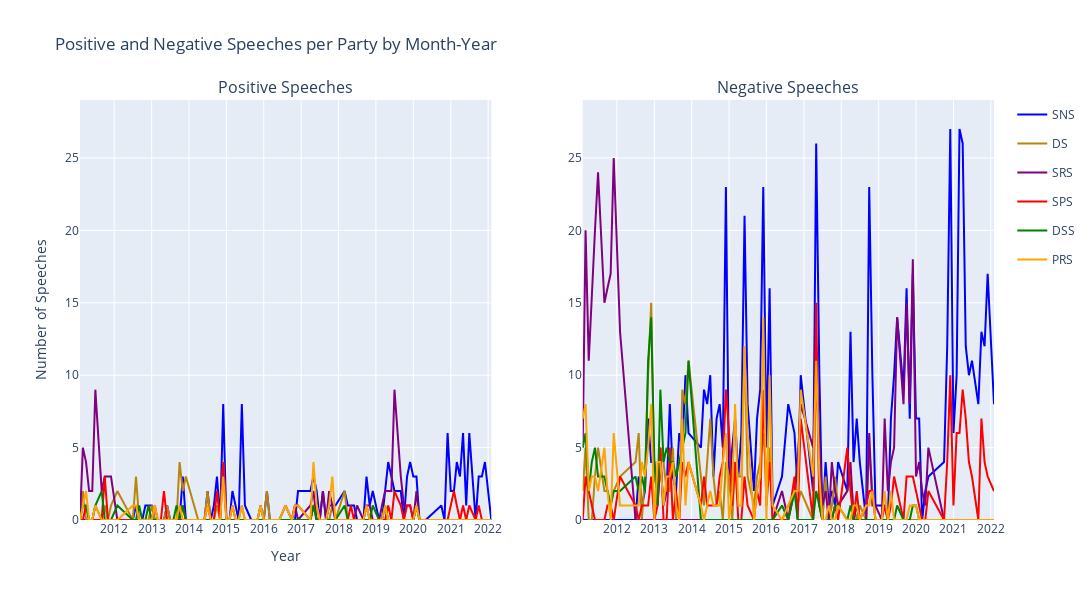

Notebook source saved alongside this figure:
### Code cell
import pandas as pd
import plotly.express as px
from plotly.subplots import make_subplots
import plotly.graph_objects as go

# Assuming rs_minutes is already defined and contains the necessary data

# Convert the Date column to datetime format
rs_minutes['Date'] = pd.to_datetime(rs_minutes['Date'])

# Update party names for LDP, SDS, Nova, and LSV to PRS
parties_to_replace = ['LDP', 'SDS', 'Nova', 'LSV']
rs_minutes['Speaker_party'] = rs_minutes['Speaker_party'].replace(parties_to_replace, 'PRS')

# Filter to include only the specified parties
parties_of_interest = ['SNS', 'DS', 'SRS', 'SPS', 'DSS', 'PRS']
rs_minutes = rs_minutes[rs_minutes['Speaker_party'].isin(parties_of_interest)]

# Create a month-year column for grouping
rs_minutes['MonthYear'] = rs_minutes['Date'].dt.to_period('M')

# Filter positive and negative speeches
positive_speeches = rs_minutes[rs_minutes['sentiment'] == 'POSITIVE']
negative_speeches = rs_minutes[rs_minutes['sentiment'] == 'NEGATIVE']

# Group by MonthYear and Speaker_party and count the number of speeches
positive_counts = positive_speeches.groupby(['MonthYear', 'Speaker_party']).size().reset_index(name='Positive Speeches')
negative_counts = negative_speeches.groupby(['MonthYear', 'Speaker_party']).size().reset_index(name='Negative Speeches')

# Get unique months and parties
months = rs_minutes['MonthYear'].unique()
parties = rs_minutes['Speaker_party'].unique()

# Create a complete grid of MonthYear and Speaker_party
complete_grid = pd.MultiIndex.from_product([months, parties], names=['MonthYear', 'Speaker_party']).to_frame(index=False)

# Merge this complete grid with positive and negative counts, filling NaNs with 0
positive_counts = complete_grid.merge(positive_counts, on=['MonthYear', 'Speaker_party'], how='left').fillna(0)
negative_counts = complete_grid.merge(negative_counts, on=['MonthYear', 'Speaker_party'], how='left').fillna(0)

# Optionally, ensure the 'Positive Speeches' and 'Negative Speeches' columns are integers
positive_counts['Positive Speeches'] = positive_counts['Positive Speeches'].astype(int)
negative_counts['Negative Speeches'] = negative_counts['Negative Speeches'].astype(int)

positive_counts['MonthYear'] = positive_counts['MonthYear'].dt.to_timestamp()
negative_counts['MonthYear'] = negative_counts['MonthYear'].dt.to_timestamp()

# Define party colors
party_colors = {
    'SNS': 'blue',
    'SPS': 'red',
    'SRS': 'purple',
    'DS': 'darkgoldenrod',
    'DSS': 'green',
    'PRS': 'orange'  # Update color for PRS
}

max_positive_y = positive_counts['Positive Speeches'].max()
max_negative_y = negative_counts['Negative Speeches'].max()
max_y_value = max(max_positive_y, max_negative_y)

# Ensure the y-axis maximum is at least 37
yaxis_max = max(max_y_value, 29)

# Create subplots
fig = make_subplots(rows=1, cols=2, subplot_titles=('Positive Speeches', 'Negative Speeches'))

# Add positive speeches plot
for party in parties_of_interest:
    party_data = positive_counts[positive_counts['Speaker_party'] == party]
    fig.add_trace(go.Scatter(x=party_data['MonthYear'], y=party_data['Positive Speeches'], 
                             mode='lines', name=party, line=dict(color=party_colors[party]), legendgroup=party),
                  row=1, col=1)

# Add negative speeches plot
for party in parties_of_interest:
    party_data = negative_counts[negative_counts['Speaker_party'] == party]
    fig.add_trace(go.Scatter(x=party_data['MonthYear'], y=party_data['Negative Speeches'], 
                             mode='lines', name=party, line=dict(color=party_colors[party]), legendgroup=party, showlegend=False),
                  row=1, col=2)

# Update layout
fig.update_layout(title='Positive and Negative Speeches per Party by Month-Year', 
                  xaxis_title='Year', 
                  yaxis_title='Number of Speeches',
                  showlegend=True,
                  height=600, width=1200,
                  yaxis=dict(range=[0, yaxis_max]), 
                  yaxis2=dict(range=[0, yaxis_max]))

fig.update_xaxes(nticks=20)

fig.show()
